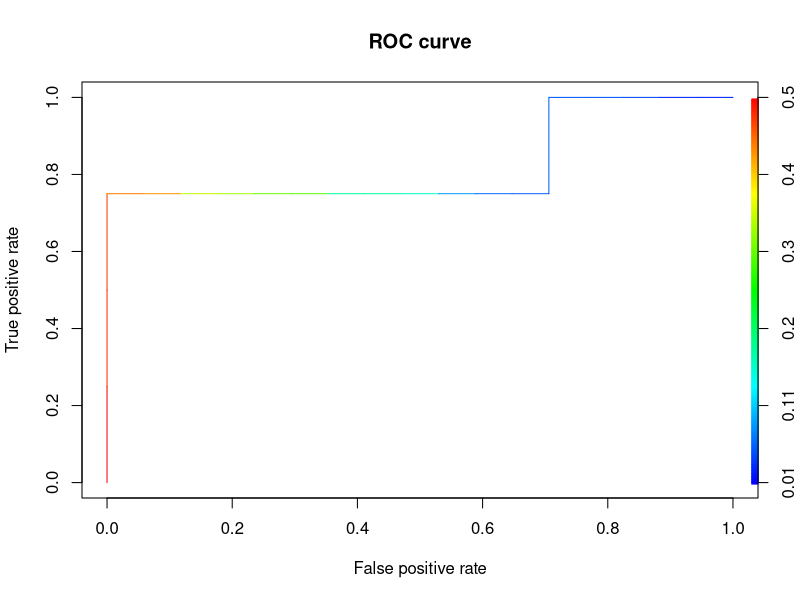
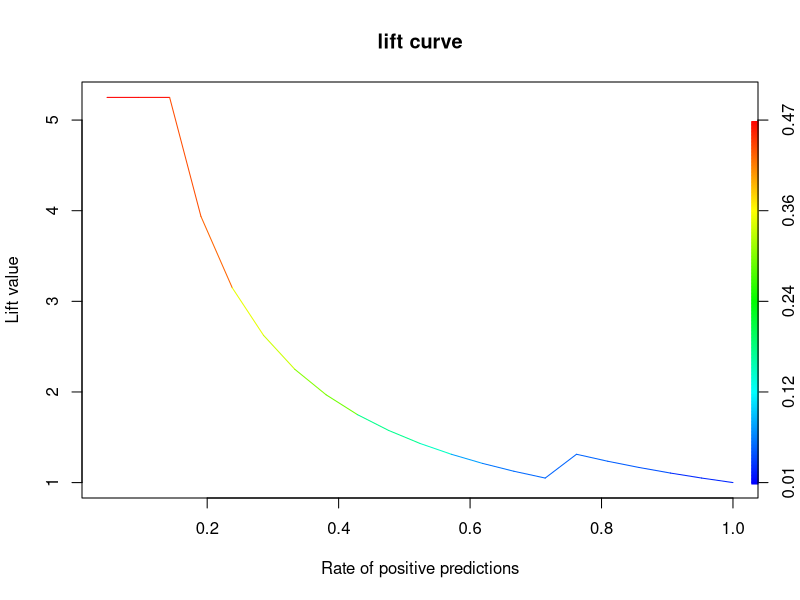

The R source for these figures, in order:
# http://heuristically.wordpress.com/2009/12/18/plot-roc-curve-lift-chart-random-forest/

# You only need to install packages once per machine
# (plus maybe after upgrading R), but otherwise they persist across R sessions.
if (! require('party') ) {
  stop('Required library: party is cannot be loaded')
}
if (! require('ROCR') ) {
  stop('Required library: party is cannot be loaded')
}
# Load the kyphosis data set.
require(rpart)

# Split randomly # use 75% for training
x <- kyphosis[sample(1:nrow(kyphosis), nrow(kyphosis), replace = F),]
x.train <- kyphosis[1:floor(nrow(x)*.75), ] 
x.evaluate <- kyphosis[(floor(nrow(x)*.75)+1):nrow(x), ]
nrow(x)
str(kyphosis)
head(kyphosis)
head(x)

# Create a model using "random forest and bagging ensemble algorithms
# utilizing conditional inference trees."
require(party)
x.model <- cforest(Kyphosis ~ Age + Number + Start, data=x.train,
                   control = cforest_unbiased(mtry = 3))

# Alternatively, use "recursive partitioning [...] in a conditional
# inference framework."
# x.model <- ctree(Kyphosis ~ Age + Number + Start, data=x.train)

# ctree plots nicely (but cforest doesn"t plot)
# plot (x.model)

# Use the model to predict the evaluation.
x.evaluate$prediction <- predict(x.model, newdata=x.evaluate)

# Calculate the overall accuracy.
x.evaluate$correct <- x.evaluate$prediction == x.evaluate$Kyphosis
print(paste("% of predicted classifications correct", mean(x.evaluate$correct)))

# Extract the class probabilities.
x.evaluate$probabilities <- 1- unlist(treeresponse(x.model,
                                                   newdata=x.evaluate), use.names=F)[seq(1,nrow(x.evaluate)*2,2)]

# Plot the performance of the model applied to the evaluation set as
# an ROC curve.
require(ROCR)
pred <- prediction(x.evaluate$probabilities, x.evaluate$Kyphosis)
perf <- performance(pred,"tpr","fpr")
plot(perf, main="ROC curve", colorize=T)

# And then a lift chart
perf <- performance(pred,"lift","rpp")
plot(perf, main="lift curve", colorize=T)
